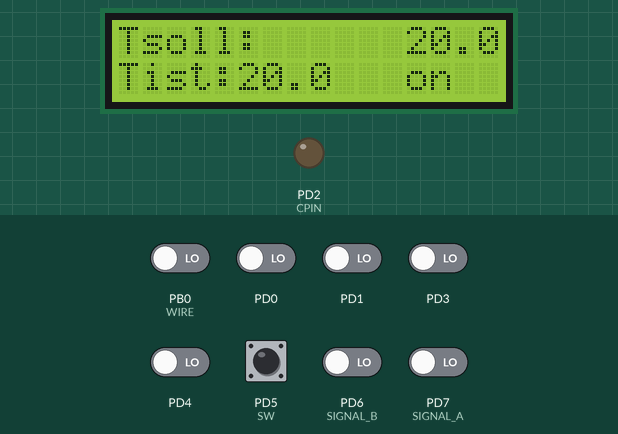
This program was run on a simulated ATmega8, built with avr-gcc and emulated at 8 MHz. Parts: 16×2 character LCD, output pins drawn as LEDs (lit = HIGH). Wiring (inferred from the names in the program): character LCD (HD44780): RS PC4; E PC5; data PC0, PC1, PC2, PC3. Inputs (shaded band) come from the test bench; at power-on: PD5 (SW) HIGH, PB0 (WIRE), PD0, PD1, PD3, PD4, PD6 (SIGNAL_B), PD7 (SIGNAL_A) LOW. Pins used as bus, display or sensor lines are not drawn; what the program prints to the serial monitor is not drawn.

Above: at 0.6 s.
1.3 s: PD5 (SW) pulled LOW for 0.15 s
At 2.23 s:
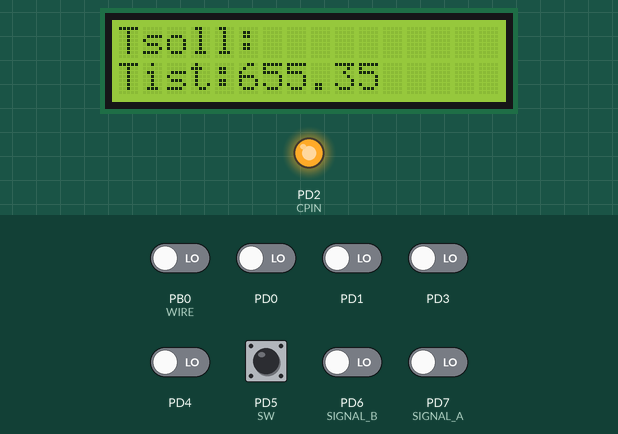
4.4 s: PB0 (WIRE) driven HIGH
At 5.67 s:
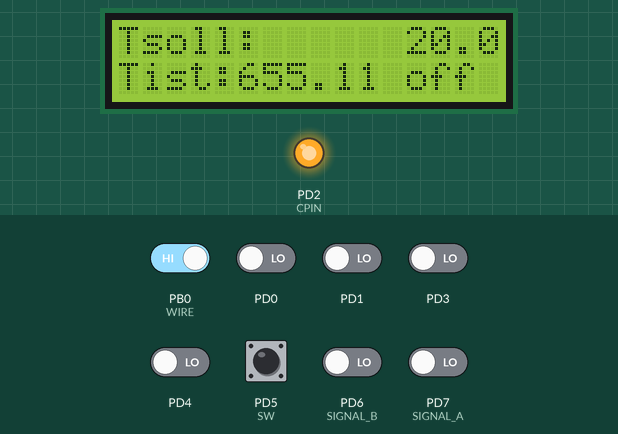
6.9 s: PD5 (SW) pulled LOW for 1 s
At 8.8 s:
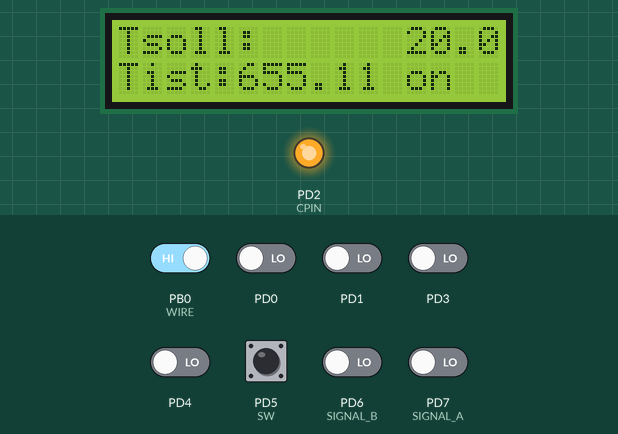
9.8 s: PB0 (WIRE) driven LOW
At 11.5 s:
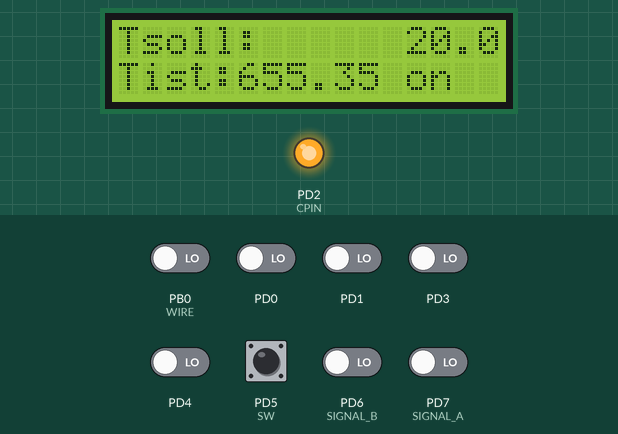
Timing chart, 0 to 13.0 s (numbered marks = the images above; inputs shaded):
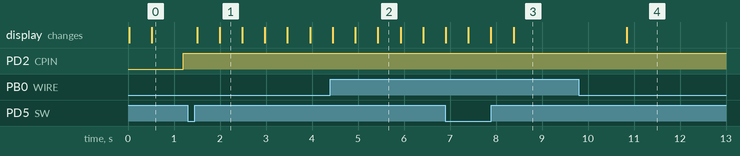

Measured:
- after the input at 1.3 s, the display: first changes after 0.20 s (image 1 shows a later state)
- after the input at 4.4 s, the display: first differs from a run without the input after 1.0 s (image 2)
- after the input at 6.9 s, the display: first differs from a run without the input after 1.5 s (image 3)
- after the input at 9.8 s, the display: changes after 1.0 s (image 4)
- what the display in image 1 shows lasts 0.5 s, from 2.0 s to 2.5 s

The program:

main.c
```c
/*
 * simplestMenu.c
 *
 * Created: 19.08.2022 15:00:56
 * Author : Clem
 */

#include <avr/io.h>
#include "rotary.h"
#include "lcd/lcd-routines.h"
#include "tasking.h"
#include "simplestMenu.h"
#include "sens/ds18b20.h"
#include "comm/serialComm.h"


int main(void)
{
		lcd_init();
		taskingInit();
		rotaryInit();
		menuInit();
		onewireInit();
		set_resolution(CONFIG10);

		usartInit(MYUBRR);

		controllerInit();


    while (1)
    {

    }
}
```

serialComm.c
```c
/*
 * serialComm.c
 *
 * Created: 27.08.2022 17:45:47
 *  Author: Clem
 */

#include "serialComm.h"


void usartInit(uint8_t ubrr)
{
	/* Set baud rate */
	UBRRH = (unsigned char)(ubrr>>8);
	UBRRL = (unsigned char)ubrr;
	/* Enable receiver and transmitter */
	UCSRB = (1<<RXEN)|(1<<TXEN);
	/* Set frame format: 8data, 2stop bit */
	UCSRC = (1<<URSEL)|(1<<USBS)|(3<<UCSZ0);
}


void usartTransmit(unsigned char data)
{
	/* Wait for empty transmit buffer */
	while ( !( UCSRA & (1<<UDRE)) )
		;
	/* Put data into buffer, sends the data */
	UDR = data;
}

unsigned char usartReceive( void )
{
	/* Wait for data to be received */
	while ( !(UCSRA & (1<<RXC)) )
	;
	/* Get and return received data from buffer */
	return UDR;
}

void usartWriteWord(int16_t data)
{
	for (int i = 0; i < 2; i++)
	{
			while ( !( UCSRA & (1<<UDRE)) )
				;
			UDR = data >> (8 * i);			//no shifting in first iteration
	}
}

void usartSendString(const char *data)
{
	int i = 0;
	while(data[i] != '\0')
	{
		usartTransmit(data[i]);
		i++;
	}
	usartTransmit('\0');
}


void usartSendNumberAsAscii(int16_t data)
{
	char buffer[7];							//6 digits max with 16 bit number
	itoa(data,buffer,10);
	int i = 0;
	while(buffer[i] != '\0')
		{
			usartTransmit(buffer[i]);
			i++;
		}
	usartTransmit('\n');
}
```

serialComm.h
```c
/*
 * serialComm.h
 *
 * Created: 27.08.2022 17:45:35
 *  Author: Clem
 */


#ifndef SERIALCOMM_H_
#define SERIALCOMM_H_

#include <stdlib.h>
#include <avr/io.h>

#define FOSC 8000000			//Clock
#define BAUD 9600
#define MYUBRR FOSC/16/BAUD-1

void usartInit(uint8_t ubrr);						//init uart
void usartTransmit (unsigned char data);			//write byte
unsigned char usartReceive( void );					//receive byte
void usartWriteWord(int16_t data);					//write binary word
void usartSendString(const char *data);				//write ascii string
void usartSendNumberAsAscii(int16_t data);			//write int as ascii string

#endif /* SERIALCOMM_H_ */
```

controller.c
```c
/*
 * controller
 *
 * Created: 04.09.2022 21:15:53
 *  Author: Clem
 */

#include "controller.h"

void controllerInit()
{
	CDDR |= (1<<CPIN); //set output


	powerHeater = 1800; //In watt

	timeConstantSystem = C_WATER * volumeHeater / powerHeater /10;	// /10 is correction for decilitres

	power = 0;
}

uint16_t controller(const int16_t input, const int16_t measured)				//call every second, returns requested heating power
{
	int32_t y;
	static int32_t eold = 0;
	static int32_t e = 0;
	e = input - measured;

	y = (KP * e + KD * (e-eold)) / 100;	// divide by 100 due to temp-fpa

	eold = e;

	if(y < 0)
		return 0;
	if(y > powerHeater)
		return powerHeater;

	return y;
}

uint8_t powerToPwm(uint16_t power)
{
	uint32_t buff = power;
	return (buff * 100) / powerHeater;
}

void pwm(uint8_t duty, bool powerOn)				//call every 33ms, fpwm = 0.3Hz
{

	static int i = 0;

	if(powerOn && duty == 100)						//dirty solution
		CPORT |= (1<<CPIN);		//on

	else if(powerOn && duty > 0)
	{
		if(i < duty)
			CPORT |= (1<<CPIN);		//on

		if(i >= duty)
			CPORT &= (0<<CPIN);		//off

		i++;

		if(i > 100)
			i = 0;
	}

}
```

controller.h
```c
/*
 * controller.h
 *
 * Created: 04.09.2022 21:15:48
 *  Author: Clem
 */


#ifndef CONTROLLER_H_
#define CONTROLLER_H_

#include <stdlib.h>
#include <avr/io.h>
#include "sens/ds18b20.h"
#include <stdbool.h>

#define C_WATER 4190
#define TIME_CONSTANT_SENSOR 4
#define KP 560
#define KD 0
#define UPSCALING 100
#define CDDR DDRD
#define CPORT PORTD
#define CPIN PD2


uint16_t powerHeater;				//In watt
uint16_t volumeHeater;				//In deci litres

uint16_t timeConstantSystem;

volatile uint16_t power;

void controllerInit();
uint16_t controller(int16_t input, int16_t measured);		//call every second, returns requested heating power
uint8_t powerToPwm(uint16_t power);		//returns pwm duty cycle in percent
void pwm(uint8_t duty, bool powerOn);				//call every 33ms, fpwm = 0.3Hz

#endif /* CONTROLLER_H_ */
```

rotary.c
```c
/*
 * rotary.c
 *
 * Created: 07.08.22
 *  Author: Clemens Hauser
 * Simple timer interrupt based algorithm to read out a gray code based rotary encoder. See readme!
 */

#include "rotary.h"


void rotaryInit()
{
	status = 0;
	cnt = 0;

	button_status = 0;
	button_flag = false;
	button_switch = false;

	TCCR1B |=	TIMER_CONTROL;			//F_TIMER = 125 kHz -> for F_INT = 1 kHz count to 125-1 (interrupt fired 1 cycle later)
	OCR1A  |=	TIMER_COMPARE;

	TIMSK |= (1<<OCIE1A);										//Enable Output compare match interrupt enable (@TIMER_COMPARE)


	SIGNAL_DDR &= (0<<SIGNAL_A) & (0<<SIGNAL_B) & (0<<SW);		//Set all as input
	SIGNAL_PORT |= (1<<SW);										//Enable internal pullup for SW-Button

	status |=	(SIGNAL_PIN & (1<<SIGNAL_A))>>(SIGNAL_A-1) ;		//write new status
	status |=	(SIGNAL_PIN & (1<<SIGNAL_B))>>(SIGNAL_B) ;		//write new status

	button_status |=	(SIGNAL_PIN & (1<<SW))>>SW;						//Push button status

	sei();														//start global interrupts

}


int8_t rotaryGetCount()
{
	return cnt;
}


int8_t rotaryGetChange()
{
	static int8_t last = 0;
	int8_t temp = cnt - last;

	last = cnt;
	return temp;
}

int8_t rotaryGetChangeWhileSwitch()
{
	if(!rotaryGetSwitch())
	{
		return 0;
	}
	else{
	static int8_t last = 0;
	int8_t temp = cnt - last;

	last = cnt;
	return temp;
	}
}

uint8_t rotaryGetButton()
{
	return button_status;
}

bool rotaryGetSwitch()
{
	return button_switch;
}

ISR (TIMER1_COMPA_vect)											//executing every 1ms
{
	//**** ROTARY EVALUATION ****
	status = status << 2;										//shift to make place for new status
	status |=  (SIGNAL_PIN & (1<<SIGNAL_A))>>(SIGNAL_A-1) ;		//write new status
	status |=  (SIGNAL_PIN & (1<<SIGNAL_B))>>(SIGNAL_B) ;		//write new status

	if((status & 0x0F) == 0xB || (status & 0x0F) == 0x4)
			cnt ++;

	if((status & 0x0F) == 0x7 || (status & 0x0F) == 0x8)
			cnt --;

	//**** BUTTON EVALUATION ****

	button_status = button_status << 1;
	button_status |=	(SIGNAL_PIN & (1<<SW))>>SW;					//write new push button status

	if(!(button_status&0x1)  &&  ((button_status&0x2)>>1))			//falling edge of button
	{
		button_flag = true;											//button was pushed
	}

	if(button_flag && (button_status&0x1))							// button released and pushed before
	{
		// ****switch toggled****
		button_flag = false;										// reset flag
		button_switch = !button_switch;								// toggle switch
	}

}
```

rotary.h
```c
/*
 * rotary.h
 *
 * Created: 07.08.22
 *  Author: Clemens Hauser
 *	Simple timer interrupt based algorithm to read out a gray code based rotary encoder. See readme!
 */


#ifndef ROTARY_H_
#define ROTARY_H_

#include <avr/io.h>
#include <avr/interrupt.h>
#include <stdint.h>
#include <stdbool.h>


#define SIGNAL_DDR			DDRD
#define	SIGNAL_PIN			PIND
#define SIGNAL_PORT			PORTD
#define SIGNAL_A			PD7
#define SIGNAL_B			PD6
#define SW					PD5

#define F_CPU		8000000

#define TIMER_CONTROL	0x0B					//Prescaler 64, clear timer on compare match active
#define TIMER_COMPARE	124

static volatile uint8_t status;						//working register to save current and old signal status
static volatile int8_t cnt;							//counter for rotary operation

static volatile uint8_t button_status;					//working register of push button
static volatile bool button_flag;							//working register of push button
static volatile bool button_switch;

void rotaryInit();

int8_t rotaryGetCount();						//returns cnt
int8_t rotaryGetChange();						//returns cnt change since last call
int8_t rotaryGetChangeWhileSwitch();			//returns cnt change since last call when switch turned on, otherwise returns 0
uint8_t rotaryGetButton();						//returns last button states
bool rotaryGetSwitch();							//returns switch status, true if turned on

#endif /* ROTARY_H_ */
```

ds18b20.c
```c
/*
* ds18b20.c
*
* Created: 24.07.2022 16:52:41
*  Author: Clemens Hauser
*/
#include <avr/io.h>
#include "ds18b20.h"
#include <util/delay.h>


void onewireInit()
{
	WIRE_DDR |= (1<<WIRE);						//set output
	WIRE_PORT &= (0<<WIRE);
	_delay_us(DELAY_RESET);
	WIRE_DDR &= (0<<WIRE);						//set input
	_delay_us(DELAY_RESET);
}

void bus_write_bit(char bit)
{
	WIRE_PORT &= (0<<WIRE);

	if(bit)
	{
		_delay_us(ONE_DUR);
		WIRE_PORT |= (1<<WIRE);
		_delay_us(ZERO_DUR);					//wait extra time to reach total timeslot duration

	}
	else
	{
		_delay_us(ZERO_DUR);
		WIRE_PORT |= (1<<WIRE);
	}


}

void bus_write_byte(char byte)
{
	WIRE_DDR |= (1<<WIRE);
	for(uint8_t i = 0; i<8; i++)
	{
		bus_write_bit(byte & (1<<i) );
	}
	WIRE_DDR &= (0<<WIRE);
}

uint8_t bus_read_bit()
{

	WIRE_DDR |= (1<<WIRE);
	WIRE_PORT &= (0<<WIRE); //initiate timeslot
	WIRE_DDR &= (0<<WIRE);

	_delay_us(ONE_DUR);

	return ((WIRE_PIN & (1<<WIRE))>>WIRE);		//read bit value on bus
}

uint8_t bus_read_byte()
{
	uint8_t ret=0x00;

	for(uint8_t i = 0; i<8; i++)
	{
		ret |= bus_read_bit() << i;				//lsb is transmitted first
		_delay_us(ZERO_DUR);
	}

	return ret;
}


void req_temperature()
{
	onewireInit();
	bus_write_byte(ROMSKIP);
	bus_write_byte(TCONVERT);
	onewireInit();
}

int16_t get_temperature(uint8_t correction, uint8_t shift)
{
	if(!bus_read_bit())							//check if sensor is still converting
	{
		return 0xFFFF;
	}

	int16_t ret=0x0000;


	bus_write_byte(ROMSKIP);
	bus_write_byte(SCRATCHPADREAD);

	ret |= bus_read_byte();
	ret |= bus_read_byte()<<8;					//read 2nd byte
	onewireInit();									//stop reading

	ret = ret >> shift;							//shift fpa

	return ret*correction;						//correction fpa

}


void set_resolution(uint8_t configuration)
{
	onewireInit();
	bus_write_byte(ROMSKIP);
	bus_write_byte(SCRATCHPADWRITE);
	bus_write_byte(0x00);
	bus_write_byte(0x00);
	bus_write_byte(configuration);
	onewireInit();
}
```

ds18b20.h
```c
/*
* ds18b20.h
*
* Created: 24.07.2022 16:53:12
*  Author: Clemens Hauser
*/


#ifndef DS18B20_H_
#define DS18B20_H_

#define F_CPU 8000000				//MODIFY TO YOUR CLOCK! IMPORTANT!

#define WIRE		PB0				//Pin One-Wire is connected to
#define WIRE_DDR	DDRB
#define WIRE_PORT	PORTB
#define WIRE_PIN	PINB

//ROM commands

#define ROMSEARCH	0xF0
#define ROMREAD		0x33
#define ROMMATCH	0x55
#define ROMSKIP		0xCC
#define ALARMSEARCH 0xEC

//Function commands

#define TCONVERT		0x44
#define SCRATCHPADWRITE 0x4E
#define SCRATCHPADREAD	0xBE
#define SCRATCHPADCOPY	0x48
#define RECALLE			0xB8
#define READPOWER		0xB4

//TIMINGS in us

#define DELAY_RESET			500
#define TIMESLOT_DUR		70
#define ONE_DUR				10
#define ZERO_DUR			70

//Correction factor fixed point arithmetic
#define CORRECTION12		6		//for 12-Bit mode, exact value:		6.25
#define CORRECTION11		12		//for 11-Bit mode, exact value:		12.5
#define CORRECTION10		25		//for 10-Bit mode, exact value:		25
#define CORRECTION9			50		//for 9-Bit mode, exact value:		50

//Correction shift due to fixed point arithmetic
#define SHIFT12				0
#define SHIFT11				1
#define SHIFT10				2
#define SHIFT9				3

//Configuration Bytes
#define CONFIG12	0x7F				//12 Byte-Mode
#define CONFIG11	0x5F				//11 Byte-Mode
#define CONFIG10	0x3F				//10 Byte-Mode
#define CONFIG9		0x1F				//9 Byte-Mode


void onewireInit();

void bus_write_bit(char bit);
void bus_write_byte(char byte);

uint8_t bus_read_bit();
uint8_t bus_read_byte();

void set_resolution(uint8_t configuration);						// set configuration bytes for 12 bit, 11 bit...

void req_temperature();											//start sensor temperature conversion
int16_t get_temperature(uint8_t correction, uint8_t shift);		//returns converted temperature in deg x 100,
																//returns 0xFFFF if conversion is in progress

#endif /* DS18B20_H_ */
```

simplestMenu.c
```c
/*
 * simplestMenu.c
 *
 * Created: 18.08.2022 18:07:00
 *  Author: Clem
 */
#include "simplestMenu.h"

void menuInit()
{
	menuTemp = 2000;				//equivalent to 20.0 Deg
	actTemp = menuTemp;
}

void showText(uint8_t col, uint8_t line, const char *text, bool blinking, bool *flag)
{
	if(blinking)
	{
		if(*flag)
		{
			lcd_setcursor(col, line);
			for(int i = 0; i < strlen(text); i++)
			{
				lcd_data(' ');
			}
		}
		else
		{
			lcd_setcursor(col, line);
			lcd_string(text);
		}

	*flag = !(*flag);
	}

	else
	{
		lcd_setcursor(col, line);
		lcd_string(text);
	}
}


int16_t getMenuTemp()
{
	return menuTemp;
}

int16_t setMenuTemp(int8_t change)										//increment in 5 digits
{
	return menuTemp = menuTemp + 50 * change;
}

char* showMenuTemp(uint16_t temp, char* buffer)
{
	char* returnbuffer = buffer;
	itoa(temp/100,buffer,10);					//convert number without decimal part
	int i = 0;
	while(buffer[i] != '\0')					//search for string terminator
	{
		i++;
	}
	buffer[i]='.';								//add decimal point
	i++;
	buffer = buffer + i;						//set buffer pointing to terminator again
	itoa((temp - (temp / 100 * 100)),buffer,10);

	return returnbuffer;						//return pointer to string start
}

void showMenu()
{
	lcd_clear();

	static bool controllerActive = false;
	static bool blinkFlag, blinkFlag2;
	char buffer[5];

	showText(0,1,"Tsoll: ", false, NULL);

	if(rotaryGetSwitch())												//switch turned on
	{
		setMenuTemp(rotaryGetChangeWhileSwitch());						//only change temp when switch turned on
		showText(12,1,showMenuTemp(getMenuTemp(),buffer), true, &blinkFlag);
		showText(12,2,"off", true, &blinkFlag2);

		controllerActive = false;
	}

	if(!rotaryGetSwitch())												//turned off
	{
		showText(12,1,showMenuTemp(getMenuTemp(),buffer), false, NULL);
		showText(12,2,"on", false, NULL);

		controllerActive = true;
	}

	showText(0,2,"Tist:",false, NULL);
	showText(5,2,showMenuTemp(actTemp,buffer),false,NULL);
}
```

simplestMenu.h
```c
/*
 * simplestMenu.h
 *
 * Created: 18.08.2022 18:07:15
 *  Author: Clem
 */


#ifndef SIMPLESTMENU_H_
#define SIMPLESTMENU_H_


#include <stdint.h>
#include "lcd/lcd-routines.h"
#include <string.h>
#include <avr/io.h>
#include <util/delay.h>
#include <stdbool.h>
#include <avr/interrupt.h>
#include "rotary.h"
#include <stdlib.h>
#include "sens/ds18b20.h"

static volatile int16_t menuTemp;
volatile int16_t actTemp;

void menuInit();
void showMenu();
void showText(uint8_t col, uint8_t line, const char *text, bool blinking, bool *flag);		//flag is used to achieve alternating function behaviour when blinking, if blinking not needed, pass nullptr

int16_t getMenuTemp();
int16_t setMenuTemp(int8_t change);
char* showMenuTemp(uint16_t temp, char* buffer);												//convert fpa-int to decimal point-using string


#endif /* SIMPLESTMENU_H_ */
```

tasking.c
```c
/*
 * tasking.c
 *
 * Created: 18.08.2022 18:07:00
 *  Author: Clem
 */
#include "tasking.h"


void taskingInit()
{

	TCCR0 |= TIMER0_CONTROL;			//Set prescaler
	TIMSK |= (1<<TOIE0);				//Activate Timer0 overflow interrupt
	sei();								//set enable interrupts

}

void exec33ms()
{
	static uint8_t count = 0;
	count ++;

	if(count % 15 == 0)						// 495ms
		{
			exec488ms();
		}

	if(count % 17 == 0)
		{
			exec990ms();
		}

	if(count == 60)
		{
			count = 0;
			exec1980ms();
		}

	//**** Controller ****
	pwm(powerToPwm(power),true );

}

void exec488ms()
{
	showMenu();

}


void exec990ms()
{
		// ******** Temp sensor ********
		static bool flag = true;
		if(flag){						//request and get temperature alternating
			req_temperature();
		}

		else{
			actTemp = get_temperature(CORRECTION10,SHIFT10);
		}

		flag = !flag;

		if(actTemp >= 11000 || actTemp <= -500)
			actTemp = 2000;

		char* buffer[6];


		//**** Controller ****
		power = controller(getMenuTemp(), actTemp);

		usartSendString("pwm: "); usartSendString(itoa(powerToPwm(power),buffer,10));
		usartSendString("Power: "); usartSendString(itoa(power,buffer,10));
		usartSendString("Temp act: "); usartSendString(itoa(actTemp,buffer,10));
		usartSendString("Temp men: "); usartSendString(itoa(getMenuTemp(),buffer,10));
		usartSendString("\n");


}

void exec1980ms()
{

}


ISR (TIMER0_OVF_vect)
{
	exec33ms();
}
```

tasking.h
```c
/*
 * tasking.h
 *
 * Created: 18.08.2022 18:07:15
 *  Author: Clem
 *	ALWAYS EXECUTE INIT!!
 */


#ifndef TASKING_H_
#define TASKING_H_

#define TIMER0_CONTROL 0x5		//Prescaler 1024 ->30.5 Hz at full range timer

#include <stdint.h>
#include <avr/io.h>
#include <avr/interrupt.h>
#include "comm/serialComm.h"
#include "simplestMenu.h"
#include "sens/ds18b20.h"
#include <stdbool.h>
#include "controller.h"

void taskingInit();				//init of timer, interrupt

void exec33ms();
void exec488ms();
void exec990ms();
void exec1980ms();


#endif /* TASKING_H_ */
```

hd44780.h
```c
/*****************************************************************************
Title  :   HD44780 Library
Author :   SA Development
Version:   1.11
*****************************************************************************/

#ifndef HD44780_H
#define HD44780_H

#include "hd44780_settings.h"
#include "inttypes.h"

//LCD Constants for HD44780
#define LCD_CLR                 0    // DB0: clear display

#define LCD_HOME                1    // DB1: return to home position

#define LCD_ENTRY_MODE          2    // DB2: set entry mode
#define LCD_ENTRY_INC           1    // DB1: 1=increment, 0=decrement
#define LCD_ENTRY_SHIFT         0    // DB0: 1=display shift on

#define LCD_DISPLAYMODE         3    // DB3: turn lcd/cursor on
#define LCD_DISPLAYMODE_ON      2    // DB2: turn display on
#define LCD_DISPLAYMODE_CURSOR  1    // DB1: turn cursor on
#define LCD_DISPLAYMODE_BLINK   0    // DB0: blinking cursor

#define LCD_MOVE                4    // DB4: move cursor/display
#define LCD_MOVE_DISP           3    // DB3: move display (0-> cursor)
#define LCD_MOVE_RIGHT          2    // DB2: move right (0-> left)

#define LCD_FUNCTION            5    // DB5: function set
#define LCD_FUNCTION_8BIT       4    // DB4: set 8BIT mode (0->4BIT mode)
#define LCD_FUNCTION_2LINES     3    // DB3: two lines (0->one line)
#define LCD_FUNCTION_10DOTS     2    // DB2: 5x10 font (0->5x7 font)

#define LCD_CGRAM               6    // DB6: set CG RAM address
#define LCD_DDRAM               7    // DB7: set DD RAM address

#define LCD_BUSY                7    // DB7: LCD is busy


void lcd_init();
void lcd_command(uint8_t cmd);

void lcd_clrscr();
void lcd_home();
void lcd_goto(uint8_t pos);

#if RW_LINE_IMPLEMENTED==1
uint8_t lcd_getc();
#endif

void lcd_putc(char c);
void lcd_puts(const char *s);
void lcd_puts_P(const char *progmem_s);
#if (LCD_DISPLAYS>1)
void lcd_use_display(int ADisplay);
#endif

#endif
```

Source omitted: hd44780_settings.h (3469 bytes), hd44780.c (21656 bytes), lcd-routines.c (4746 bytes), lcd-routines.h (5254 bytes)
